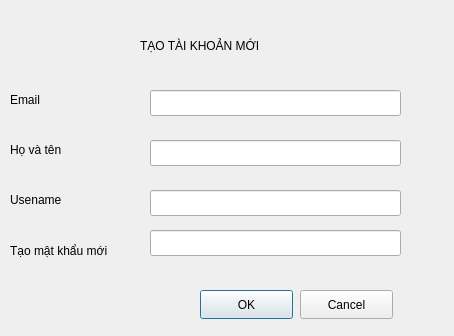
<?xml version="1.0" encoding="UTF-8"?>
<ui version="4.0">
 <class>createAccount</class>
 <widget class="QDialog" name="createAccount">
  <property name="geometry">
   <rect>
    <x>0</x>
    <y>0</y>
    <width>454</width>
    <height>336</height>
   </rect>
  </property>
  <property name="windowTitle">
   <string>Dialog</string>
  </property>
  <widget class="QLabel" name="label">
   <property name="geometry">
    <rect>
     <x>10</x>
     <y>90</y>
     <width>63</width>
     <height>20</height>
    </rect>
   </property>
   <property name="text">
    <string>Email</string>
   </property>
  </widget>
  <widget class="QLabel" name="label_2">
   <property name="geometry">
    <rect>
     <x>10</x>
     <y>190</y>
     <width>63</width>
     <height>20</height>
    </rect>
   </property>
   <property name="text">
    <string>Usename</string>
   </property>
  </widget>
  <widget class="QLabel" name="label_3">
   <property name="geometry">
    <rect>
     <x>10</x>
     <y>240</y>
     <width>131</width>
     <height>21</height>
    </rect>
   </property>
   <property name="text">
    <string>Tạo mật khẩu mới</string>
   </property>
  </widget>
  <widget class="QLineEdit" name="new_gmail_edit">
   <property name="geometry">
    <rect>
     <x>150</x>
     <y>90</y>
     <width>251</width>
     <height>26</height>
    </rect>
   </property>
  </widget>
  <widget class="QLineEdit" name="new_username_edit">
   <property name="geometry">
    <rect>
     <x>150</x>
     <y>190</y>
     <width>251</width>
     <height>26</height>
    </rect>
   </property>
  </widget>
  <widget class="QLineEdit" name="new_password_edit">
   <property name="geometry">
    <rect>
     <x>150</x>
     <y>230</y>
     <width>251</width>
     <height>26</height>
    </rect>
   </property>
  </widget>
  <widget class="QLabel" name="label_5">
   <property name="geometry">
    <rect>
     <x>140</x>
     <y>30</y>
     <width>261</width>
     <height>31</height>
    </rect>
   </property>
   <property name="text">
    <string>TẠO TÀI KHOẢN MỚI</string>
   </property>
  </widget>
  <widget class="QLineEdit" name="new_fullname_edit">
   <property name="geometry">
    <rect>
     <x>150</x>
     <y>140</y>
     <width>251</width>
     <height>26</height>
    </rect>
   </property>
  </widget>
  <widget class="QLabel" name="label_4">
   <property name="geometry">
    <rect>
     <x>10</x>
     <y>140</y>
     <width>91</width>
     <height>20</height>
    </rect>
   </property>
   <property name="text">
    <string>Họ và tên</string>
   </property>
  </widget>
  <widget class="QPushButton" name="accept">
   <property name="geometry">
    <rect>
     <x>200</x>
     <y>290</y>
     <width>93</width>
     <height>29</height>
    </rect>
   </property>
   <property name="text">
    <string>OK</string>
   </property>
  </widget>
  <widget class="QPushButton" name="cancel">
   <property name="geometry">
    <rect>
     <x>300</x>
     <y>290</y>
     <width>93</width>
     <height>29</height>
    </rect>
   </property>
   <property name="text">
    <string>Cancel</string>
   </property>
  </widget>
 </widget>
 <resources/>
 <connections/>
</ui>
